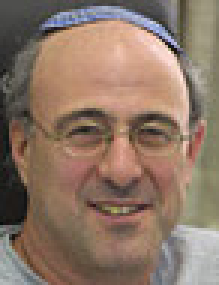
#> input picture werman.jpg, 73 x 95 px (shown 3 times larger)
$ python img2array.py werman.jpg   (Python 2 division)   (older library calls are emulated)
#> lines starting #> are read from the running program, lines starting #| are printed output that depends on the picture
import cv2
import numpy as np
import sys

fn = sys.argv[1]
#fn = "test2.jpg"

# [42 lines left out: function show, not called in this run]

img = cv2.imread(fn, cv2.CV_LOAD_IMAGE_COLOR)
#> img is the input picture: shape (95, 73, 3); mean B, G, R 102.4, 118, 140.6
gray = cv2.cvtColor(img,cv2.COLOR_BGR2GRAY)
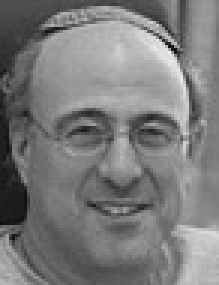
#> gray: shape (95, 73) (shown 3 times larger); min 10, max 241, mean 123

gray = gray.tolist()
#> gray = 95 items

print gray
#> (printed output is left out)
